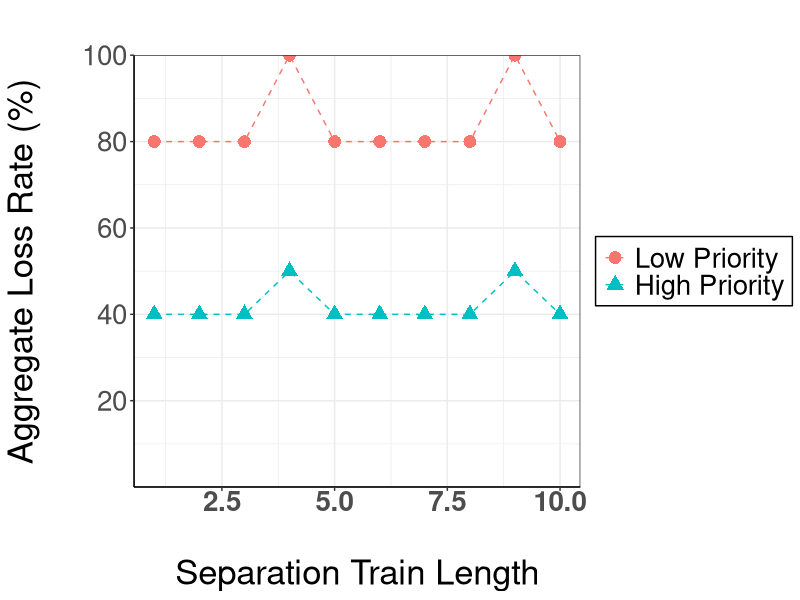

The R script that drew this image: (Note: this script raises an error after producing the figure.)
#group
library(ggplot2)
library(reshape)

library(ggplot2) #for ggplot use plotting
library(reshape) #for combining multiple variables
raw<-read.csv("separationexperiment.csv", sep=",") #Reads the data in each comma
mt<- melt(raw,id="separationLength") #Formats the data frame to rely on Person as Y axis

# for switching the order of variables present in the plot
#mz$Speed<-factor(mz$Person, levels=c("Experiment Group","Control Group"))
# pass in our Data Frame var mm and feed which data to graph
p<- ggplot(mt, aes(x=separationLength,y=value, colour=variable, shape=variable)) 
p<- p + geom_line(linetype=2) + geom_point(size = 4)
p<- p + scale_colour_discrete(labels=c("Low Priority", "High Priority")) +
        scale_shape_discrete(labels=c("Low Priority", "High Priority"))
p<- p + labs(title="")
p<- p + xlab("Separation Train Length")
p<- p + ylab("Aggregate Loss Rate (%)")
#p<- p + theme(panel.border=element_blank(),panel.grid.major=element_blank(),axis.line.x = element_line(color = "black"), axis.line.y = element_line(color="black"), text=element_text(size=25, family = "Times"))
p<- p + theme_bw() + theme(legend.title=element_blank(), legend.background=element_rect(color = "black"), axis.text.x = element_text(face = "bold", margin = margin(0,0,0,0)), axis.title.y=element_text(margin = margin(0,30,0,0)))
p <- p + theme(axis.line.x = element_line(color = "black"), axis.line.y = element_line(color="black"), text=element_text(size=25, family = "Helvetica"),axis.title.x=element_text(margin = margin(30,0,0,0)))
p<- p + scale_y_continuous(limit=c(0,100), expand = c(0,0), breaks=seq(20,100,20))
p <- p + coord_cartesian(xlimit=c(0,100))
p <- p + scale_x_continuous(breaks=seq(0,10,1), expand=c(0,0))
#p <- p + geom_vline(xintercept = 50, linetype="dashed", colour="orange") +
     #geom_text(aes(x=50, label="Low Separation Length\n",y=60,family="Helvetica",fontface="plain"), colour="red",angle=90,size=4) +
     #geom_text(aes(x =50, label="\nHigher Separation Length", y=60,family="Helvetica",fontface="plain"), colour="blue",angle=90,size=4)
p
ggsave(filename = "separationExperiment.pdf", plot = last_plot(), width=297,height=210,units="mm")
